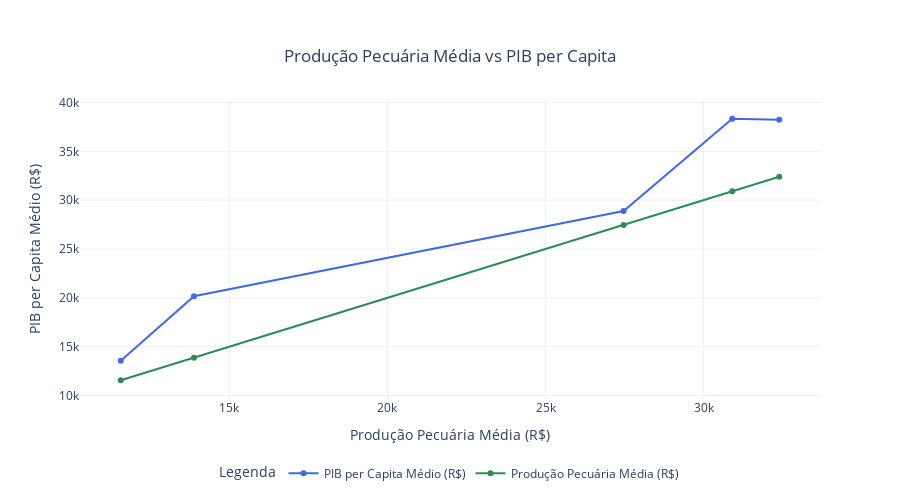

The code cell stored with this chart in its notebook:
### Markdown cell above
<a id="7"></a>
### 7 - Regiões com maior produção pecuária têm maior PIB per capita?
#### Sim, em geral.O gráfico mostra uma correlação positiva moderada entre produção pecuária e PIB per capita: Regiões como o Centro-Oeste e o Sul, que lideram em produção pecuária, também apresentam PIBs per capita mais altos. Isso indica que a pecuária contribui significativamente para o desenvolvimento econômico nessas áreas. Por outro lado, regiões como o Nordeste e o Norte, com menor produção pecuária, apresentam PIBs per capita mais baixos, sugerindo menor integração econômica ou menor desenvolvimento estrutural.

### Code cell
df = pd.read_csv("dataFrame/BrStatsAtualizada.csv", sep=";", low_memory=False)
df_pib_percapita = pd.read_csv("pib_per_capita/pib_per_capita_regioes.csv")

df["VlProducaoPecuaria"] = pd.to_numeric(
    df["VlProducaoPecuaria"].astype(str).str.replace(",", "."), errors="coerce"
)

df["povoamento"] = pd.to_numeric(
    df["povoamento"].astype(str).str.replace(",", "."), errors="coerce"
)

df_regiao = df.groupby("Regiao")[["VlProducaoPecuaria"]].mean().reset_index()
df_pib = df_pib_percapita.groupby("Regiao")[["PIB_per_capita"]].mean().reset_index()

df_pib_producao = pd.merge(df_regiao, df_pib, on="Regiao")

df_pib_producao = df_pib_producao.sort_values("VlProducaoPecuaria")

fig = go.Figure()

fig.add_trace(go.Scatter(
    x=df_pib_producao["VlProducaoPecuaria"],
    y=df_pib_producao["PIB_per_capita"],
    mode="lines+markers",
    name="PIB per Capita Médio (R$)", 
    line=dict(color="royalblue"),
    hovertext=df_pib_producao["Regiao"]
))

fig.add_trace(go.Scatter(
    x=df_pib_producao["VlProducaoPecuaria"],
    y=df_pib_producao["VlProducaoPecuaria"],
    mode="lines+markers",
    name="Produção Pecuária Média (R$)",  
    line=dict(color="seagreen"),
    hovertext=df_pib_producao["Regiao"]
))

fig.update_layout(
    title={
        "text": "Produção Pecuária Média vs PIB per Capita",
        "x": 0.5,  
        "xanchor": "center",
        "yanchor": "top"
    },
    xaxis=dict(
        title="Produção Pecuária Média (R$)",
        showgrid=True
    ),
    yaxis=dict(
        title="PIB per Capita Médio (R$)",
        showgrid=True
    ),
    height=500,
    width=900,
    template="plotly_white",
    hovermode="x unified",
    legend=dict(
        title=dict(text="Legenda"), 
        orientation="h",  
        x=0.5,
        xanchor="center",
        y=-0.2  
    )
)

# Exibir gráfico
fig.show()

### Figure 1 — Plotly figure (JSON) as saved in the notebook; plotly's stock layout.template omitted (floating-point values rounded to 4 significant figures)
{"data": [{"hovertext": ["Nordeste", "Norte", "Sudeste", "Centro-Oeste", "Sul"], "line": {"color": "royalblue"}, "mode": "lines+markers", "name": "PIB per Capita Médio (R$)", "type": "scatter", "x": [11560.0, 13880.0, 27470.0, 30910.0, 32400.0], "y": [13570.0, 20160.0, 28900.0, 38350.0, 38230.0]}, {"hovertext": ["Nordeste", "Norte", "Sudeste", "Centro-Oeste", "Sul"], "line": {"color": "seagreen"}, "mode": "lines+markers", "name": "Produção Pecuária Média (R$)", "type": "scatter", "x": [11560.0, 13880.0, 27470.0, 30910.0, 32400.0], "y": [11560.0, 13880.0, 27470.0, 30910.0, 32400.0]}], "layout": {"height": 500, "hovermode": "x unified", "legend": {"orientation": "h", "title": {"text": "Legenda"}, "x": 0.5, "xanchor": "center", "y": -0.2}, "title": {"text": "Produção Pecuária Média vs PIB per Capita", "x": 0.5, "xanchor": "center", "yanchor": "top"}, "width": 900, "xaxis": {"showgrid": true, "title": {"text": "Produção Pecuária Média (R$)"}}, "yaxis": {"showgrid": true, "title": {"text": "PIB per Capita Médio (R$)"}}}}
